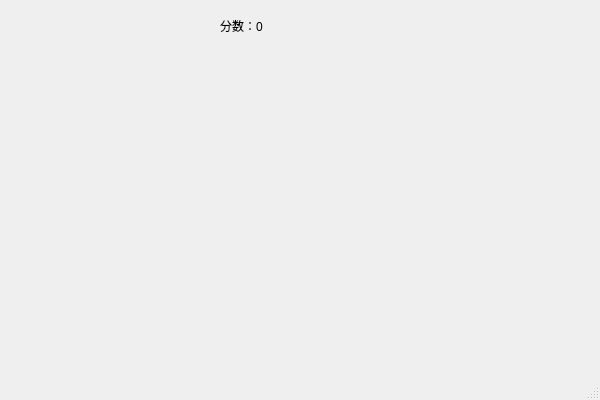
<?xml version="1.0" encoding="UTF-8"?>
<ui version="4.0">
 <class>MainWindow</class>
 <widget class="QMainWindow" name="MainWindow">
  <property name="geometry">
   <rect>
    <x>0</x>
    <y>0</y>
    <width>600</width>
    <height>400</height>
   </rect>
  </property>
  <property name="windowTitle">
   <string>MainWindow</string>
  </property>
  <widget class="QWidget" name="centralwidget">
   <widget class="QLabel" name="label">
    <property name="geometry">
     <rect>
      <x>220</x>
      <y>0</y>
      <width>121</width>
      <height>51</height>
     </rect>
    </property>
    <property name="text">
     <string>分数：0</string>
    </property>
   </widget>
  </widget>
  <widget class="QMenuBar" name="menubar">
   <property name="geometry">
    <rect>
     <x>0</x>
     <y>0</y>
     <width>600</width>
     <height>21</height>
    </rect>
   </property>
  </widget>
  <widget class="QStatusBar" name="statusbar"/>
 </widget>
 <resources/>
 <connections/>
</ui>
